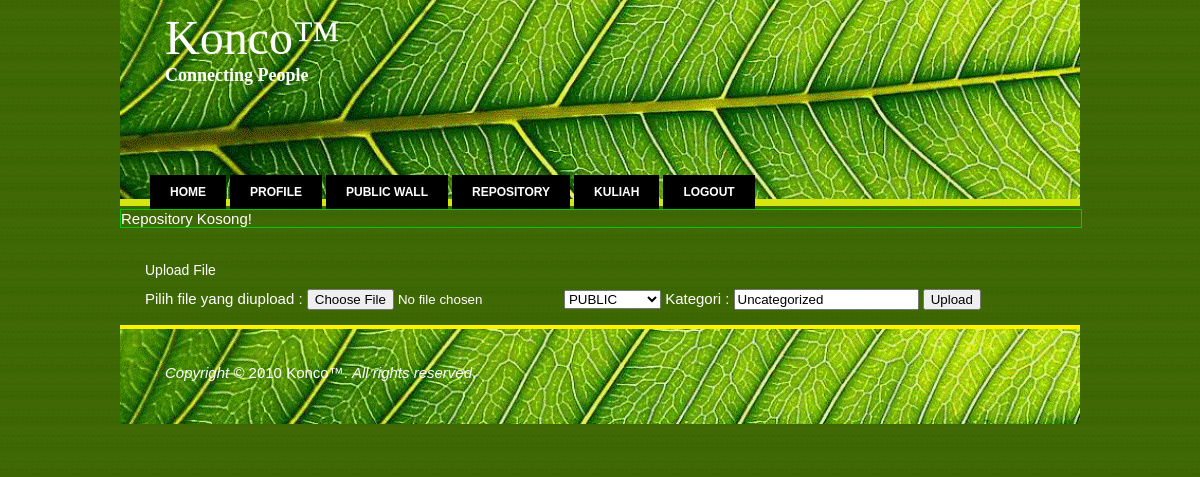
Page /repository.php (signed in) on the earlier database version.
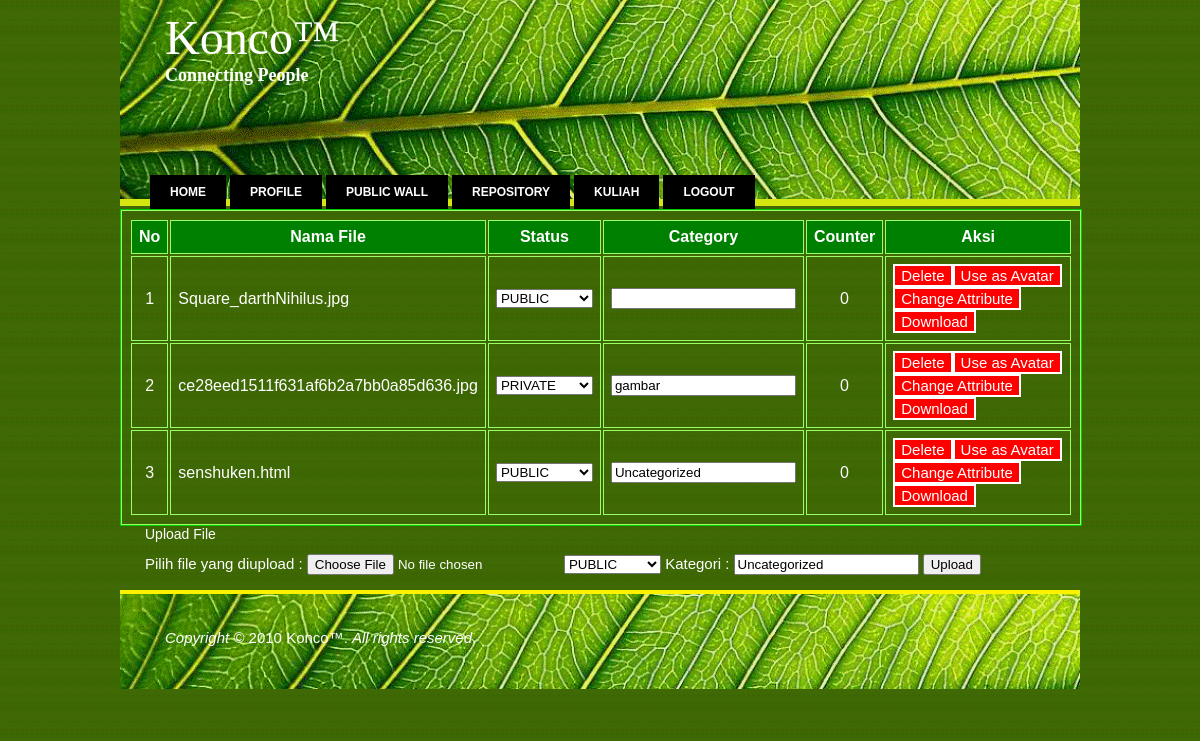
Same page on the later database version.
### tables this page shows
CREATE TABLE IF NOT EXISTS `userrepository` (
  `repositoryid` int(11) NOT NULL AUTO_INCREMENT,
  `userid` int(11) NOT NULL,
  `uploadtimestamp` datetime NOT NULL,
  `status` enum('PUBLIC','FOLLOWER','PRIVATE') NOT NULL,
  `filename` varchar(256) NOT NULL,
  `filenamehash` varchar(256) NOT NULL,
  `filesize` int(11) NOT NULL,
  `counter` int(11) NOT NULL,
  `category` varchar(256) NOT NULL,
  PRIMARY KEY (`repositoryid`)
);

### includes/config.php (called while the page is built)
<?php
$cfg['Database']['host'] = '127.0.0.1';
$cfg['Database']['user'] = 'root';
$cfg['Database']['pass'] = 'rootpekoktenan';
$cfg['Database']['tableprefix'] = '';
$cfg['Session']['prefix'] = 'PROGIN_';
$cfg['secret'] = 'salt';
?>

### includes/session.php (called while the page is built, shortened)
<?php
require_once("config.php");
function sessionGet($svar) {
	if(isset($_SESSION[$cfg['Session']['prefix'].$svar])) {
		return $_SESSION[$cfg['Session']['prefix'].$svar];
	} else {
		return false;
	}
}
?>

### includes/repository.php (the view, shortened to what this page needs)
<?php
require_once("session.php");
function ShowRepository($repo_userid) {
    if(sessionGet("activeUserID")== $repo_userid) {
		$tampil="SELECT * FROM userrepository WHERE userid='$repo_userid' ORDER BY category";
    }elseif(isFollower(sessionGet("activeUserID"),$repo_userid)) {
		$tampil="SELECT * FROM userrepository WHERE userid='$repo_userid' AND status='PUBLIC' OR userid='$repo_userid' AND status='FOLLOWER' ORDER BY category";
    }
    else {
		$tampil="SELECT * FROM userrepository WHERE userid='$repo_userid' AND status='PUBLIC' ORDER BY category";
    }
    $hasil = mysql_query($tampil);
    if(mysql_num_rows($hasil) > 0) {
		echo "<div id='repolist'>
				<table><tr><th>No</th><th>Nama File</th><th>Status</th><th>Category</th><th>Counter</th><th>Aksi</th></tr>";
        $no =1;
        while($data = mysql_fetch_array($hasil)) {
            echo "<form method=\"POST\" action=\"repositoryhandler.php\">";
            echo "<input type=hidden name=repositoryid value=$data[repositoryid]>
		<input type=hidden name=filenamehash value=$data[filenamehash]>
		<tr><td class='no'>$no</td>
                    <td>$data[filename]</td>";
					if(sessionGet("activeUserID")== $repo_userid) {
				$public='';
				$follower='';
				$private='';
				if($data[status]=='PUBLIC')
				{
					$public='SELECTED';
				}elseif($data[status]=='FOLLOWER')
				{
					$follower='SELECTED';
				}elseif($data[status]=='PRIVATE')
				{
					$private='SELECTED';
				}
				echo "<td>			<select name=\"statusupdate\" value=$data[status]>
						<option value=\"PUBLIC\" $public >PUBLIC</option>
						<option value=\"FOLLOWER\" $follower >FOLLOWER</option>
						<option value=\"PRIVATE\" $private >PRIVATE</option>
						</select></td>
						<td><input name=\"categoryupdate\" type=\"textbox\" value=$data[category]></td>";
			}else{
                    echo "<td>$data[status]</td>
					<td>$data[category]</td>";}
					echo "<td class='count'>$data[counter]</td><td>";
            if(sessionGet("activeUserID")== $repo_userid) {
                echo "<input class='repobutton' type=submit value=Delete name='deletefileuser'>";
                echo "<input class='repobutton' type=submit value='Use as Avatar' name='changeavatar'>";
				echo "<input class='repobutton' type=submit value='Change Attribute' name='changeattribute'>";
            }
            echo "<input class='repobutton' type=submit value=Download name='downloadfileuser'>
                 </td>
		 </tr></form>";
            $no++;
        };
        echo "</table></div>";
    }
    else {
        echo "<div id='repolist'>Repository Kosong!<div>";
    }
}
?>

### repository.php (shortened to what this page needs)
<?php
require_once("includes/session.php");
require_once("includes/repository.php");
?>
<html xmlns="http://www.w3.org/1999/xhtml">
    <head>
        <link id="unique-style" rel="stylesheet" type="text/css" href="css/style1.css" />
    </head>
    <body>
        <div id="header">
            <div id="logo">
                <h1>Konco&trade;</h1>
                <h2><b>Connecting People</b></h2>
            </div>
            <div id="menu">
                <ul>
                    <li>
                        <a href="index.php">Home</a>
                    </li>
                    <li class="first">
                        <a href="profile.php">Profile</a>
                    </li>
                    <li>
                        <a href="publicwall.php">Public Wall</a>
                    </li>
                    <li>
                        <a href="repository.php">Repository</a></li>
                    <li>
                        <a href="courses.php">Kuliah</a>
                    </li>
                    <li>
                        <a href="logout.php">Logout</a>
                    </li>
                </ul>
            </div>
            <div>
                <?php
                $repo_userid = $_GET['userid'];
                if(!$repo_userid) {
                    $repo_userid = sessionGet("activeUserID");
                }
                ShowRepository($repo_userid);
                ?>
            </div>
        </div>
        <div id="container">
            <?php
            if(sessionGet("activeUserID")== $repo_userid) {
                echo "<h2>Upload File</h2>";
                echo
                "
			<div>
			<form enctype=\"multipart/form-data\" method=\"POST\" action=\"repositoryhandler.php\">
			Pilih file yang diupload : <input type=\"file\" name=\"fupload\">
			<select name=\"status\">
			<option value=\"PUBLIC\">PUBLIC</option>
			<option value=\"FOLLOWER\">FOLLOWER</option>
			<option value=\"PRIVATE\">PRIVATE</option>
			</select>
			Kategori : <input type=\"textbox\" name=\"chosencategory\" value=\"Uncategorized\">
			<input type=\"submit\" name=\"uploadfileuser\" value=\"Upload\">
			</form>
                        </div>
			";
            }
            ?>
        </div>
        <div id="footer">
            <p class="legal"><i>Copyright</i> &copy; 2010 Konco&trade;. <i>All rights reserved</i>. </p>
        </div>
    </body>
</html>

### css/style1.css (style rules this page uses)
body { background:#000000 url(../images/black.jpg) repeat; font-family: Arial, Helvetica, sans-serif; font-size: 15px; color: #FFFFFF; margin: 0px; padding: 0px; }
h1, h1 a, h2, h2 a { text-decoration: none; }
h1 { font-size: 38px; }
h2 { font-size: 14px; font-weight: normal; }
a { color: #FFFFFF; font-weight: bold; }
#header { width: 960px; height: 206px; margin: 0 auto; background: url(../images/header.jpg) no-repeat top left; }
#logo { width: 870px; height: 152px; margin: 0 auto; }
#logo h1 { margin: 0; padding-top: 10px; padding-left: 0px; font-weight: normal; font-size: 48px; font-family: Abduction; }
#logo h2 { margin: 0; padding-top: 0px; padding-left: 0px; font-weight: normal; font-size: 18px; font-weight: bold; font-family: "Times New Roman"; }
#container { width: 900px; margin: 0 auto; padding: 45px 35px 0 25px; }
#footer { clear: both; width: 870px; height: 50px; margin: 0 auto; padding: 35px 45px; border-top: 4px solid #FEF200; background: url(../images/footer.gif) no-repeat; }
#footer p { margin: 0; line-height: normal; color: #FFFFFF; }
#footer .legal { float: left; }
#menu { width: 960px; padding-bottom: 30px; vertical-align: middle; }
#menu ul { list-style-image: none; list-style-type: none; padding-top: 23px; padding-right: 0; padding-bottom: 0; padding-left: 28px; margin: 0; }
#menu li { float: left; padding: 0 2px 0 2px; }
#menu a { float: left; background: #000000; padding: 10px 20px; text-decoration: none; text-transform: uppercase; font-family: Arial, Helvetica, sans-serif; font-weight: bold; font-size: 12px; color: #FFFFFF; }
table, td, th { border:1px solid #99FF66; vertical-align: middle; padding: 7px; }
th { background-color:green; color:white; }
.repobutton { border: 2px solid #FFFFFF; color: #FFFFFF; background-color: red; width: auto; height: auto; vertical-align: top; font-size: 15px; position: relative; text-align: center; }
#repolist { border: 1px solid #00CC00; float: left; width: 960px; margin-right: auto; margin-left: auto; }
#repolist .no { text-align: center; }
#repolist .count { text-align: center; }

Differences in the rows shown:
added userrepository: filename "Square_darthNihilus.jpg", statusupdate "PUBLIC", counter "0"
added userrepository: filename "ce28eed1511f631af6b2a7bb0a85d636.jpg", statusupdate "PRIVATE", categoryupdate "gambar", counter "0"
added userrepository: filename "senshuken.html", statusupdate "PUBLIC", categoryupdate "Uncategorized", counter "0"
Other differences:
text no longer shown: "Repository Kosong!"
text now shown: "No Nama File Status Category Counter Aksi"
